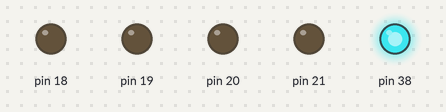
A sketch run on a simulated Arduino Mega 2560, built with avr-gcc and run on an emulated ATmega2560. On the bench: output pins drawn as LEDs (lit = HIGH). At 0.0 s the program stops and its outputs stay as they are.

Above: at 0.1 s.
Timing chart, 0 to 1.5 s (numbered marks = the images above):
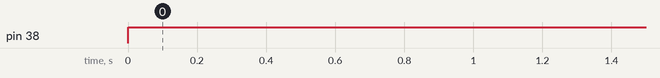

Measured:
- by itself, pin 38: LOW → HIGH at 0.00 s

The sketch:

ETALVIS_Problem_01_02.ino
```cpp
//LEDs-Set1-Problem 2-Assesment:
//Problem: Connect a LED to port D bit 7. Glow MSB LED only (bit 7)
void setup() {
  // put your setup code here, to run once:
  volatile char *ddrD,*outD;
  ddrD=0x2A;
  outD=0x2B;
  *ddrD=0xFF;//making MSB bit 7 as OUTPUT
  while(1)
  {
    *outD=0x80;//Glow MSB LED only (bit 7)
  }
}

void loop() {
  // put your main code here, to run repeatedly:
}
```
